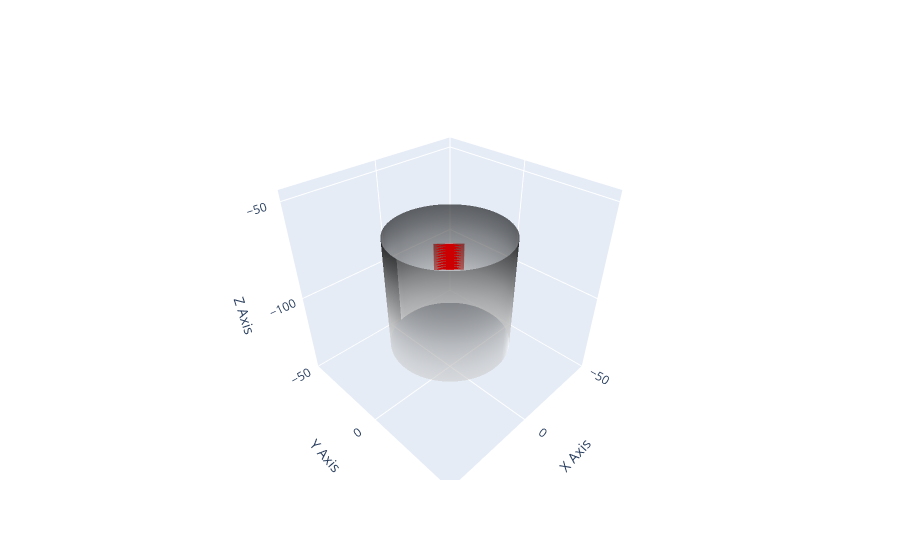

Here is the notebook cell this chart was saved with:
### Code cell
plot(3)

### Figure 1 — Plotly figure (JSON) as saved in the notebook; plotly's stock layout.template omitted (floating-point values rounded to 4 significant figures; data arrays with more than 128 entries replaced by an {"elided": "..."} marker saying what was removed)
{"data": [{"line": {"color": "blue", "width": 4}, "mode": "lines", "type": "scatter3d", "x": [0, 0.4866, 0.9718, 1.456, 1.938, 2.42, 2.9, 3.378, 3.856, 4.332, 4.807, 5.28, 5.752, 6.223, 6.692, 7.16, 7.626, 8.092, 8.555, 9.018, 9.479, 9.938, 10.4, 10.85, 11.31, 11.76, 12.22, 12.67, 13.12, 13.56, 14.01, 14.46, 14.9, 15.34, 15.79, 16.22, 16.66, 17.1, 17.53, 17.97, 18.4, 18.83, 19.26, 19.69, 20.12, 20.54, 20.96, 21.39, 21.81, 22.22], "y": [304.0, 303.6, 303.2, 302.7, 302.3, 301.9, 301.5, 301.1, 300.7, 300.3, 299.8, 299.4, 299.0, 298.6, 298.2, 297.7, 297.3, 296.9, 296.4, 296.0, 295.6, 295.1, 294.7, 294.3, 293.8, 293.4, 293.0, 292.5, 292.1, 291.6, 291.2, 290.7, 290.3, 289.8, 289.4, 288.9, 288.5, 288.0, 287.5, 287.1, 286.6, 286.1, 285.7, 285.2, 284.8, 284.3, 283.8, 283.3, 282.9, 282.4], "z": [0, -1.999, -3.999, -5.998, -7.998, -9.997, -12.0, -14.0, -16.0, -17.99, -19.99, -21.99, -23.99, -25.99, -27.99, -29.99, -31.99, -33.99, -35.99, -37.99, -39.99, -41.99, -43.99, -45.99, -47.99, -49.98, -51.98, -53.98, -55.98, -57.98, -59.98, -61.98, -63.98, -65.98, -67.98, -69.98, -71.98, -73.98, -75.98, -77.98, -79.98, -81.97, -83.97, -85.97, -87.97, -89.97, -91.97, -93.97, -95.97, -97.97]}, {"anchor": "tail", "colorscale": [[0, "rgb(247,252,245)"], [0.125, "rgb(229,245,224)"], [0.25, "rgb(199,233,192)"], [0.375, "rgb(161,217,155)"], [0.5, "rgb(116,196,118)"], [0.625, "rgb(65,171,93)"], [0.75, "rgb(35,139,69)"], [0.875, "rgb(0,109,44)"], [1, "rgb(0,68,27)"]], "showscale": false, "sizemode": "raw", "type": "cone", "u": [-1.447], "v": [-2.645], "w": [-9.535], "x": [-20.82], "y": [-27.34], "z": [-94.88]}, {"color": "red", "i": [0, 0], "j": [1, 2], "k": [2, 3], "opacity": 1, "type": "mesh3d", "x": [-26.58, -26.58, -15.07, -15.07, -26.58], "y": [-16.04, -16.04, -27.15, -27.15, -16.04], "z": [-86.88, -102.9, -102.9, -86.88, -86.88]}, {"colorscale": [[0, "rgb(255,255,255)"], [0.125, "rgb(240,240,240)"], [0.25, "rgb(217,217,217)"], [0.375, "rgb(189,189,189)"], [0.5, "rgb(150,150,150)"], [0.625, "rgb(115,115,115)"], [0.75, "rgb(82,82,82)"], [0.875, "rgb(37,37,37)"], [1, "rgb(0,0,0)"]], "opacity": 0.6, "showscale": false, "type": "surface", "x": {"elided": "100x100 float values"}, "y": {"elided": "100x100 float values"}, "z": {"elided": "100x100 float values"}}], "layout": {"scene": {"aspectmode": "cube", "xaxis": {"nticks": 4, "range": [-50, 50], "title": {"text": "X Axis"}}, "yaxis": {"nticks": 4, "range": [-50, 50], "title": {"text": "Y Axis"}}, "zaxis": {"nticks": 4, "range": [-144.9, -44.88], "title": {"text": "Z Axis"}}}}}
